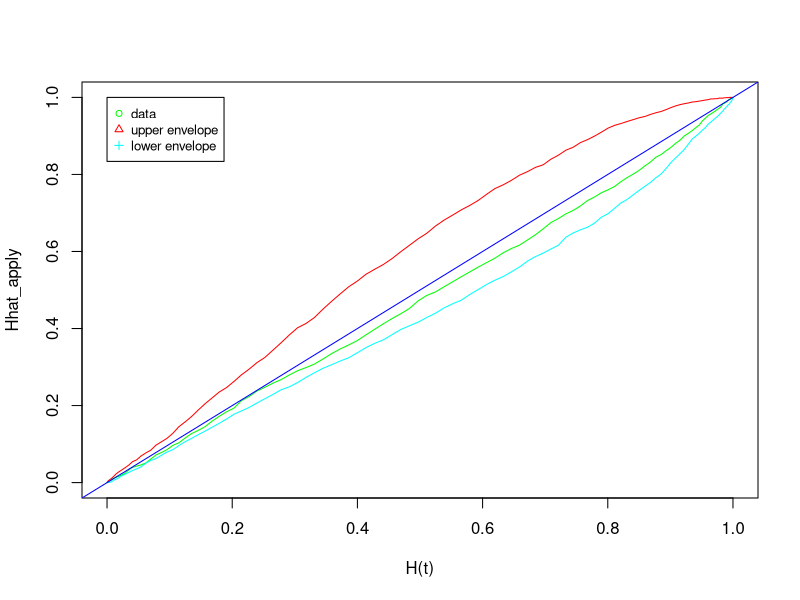
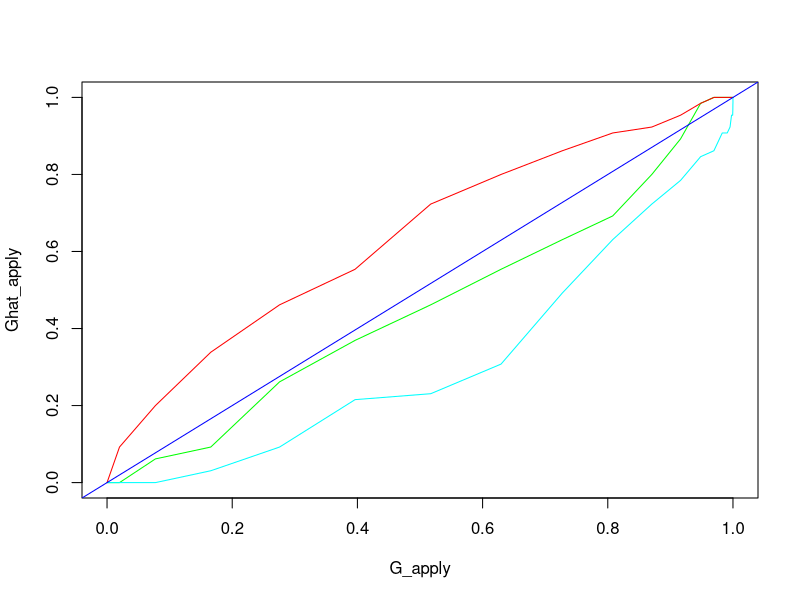
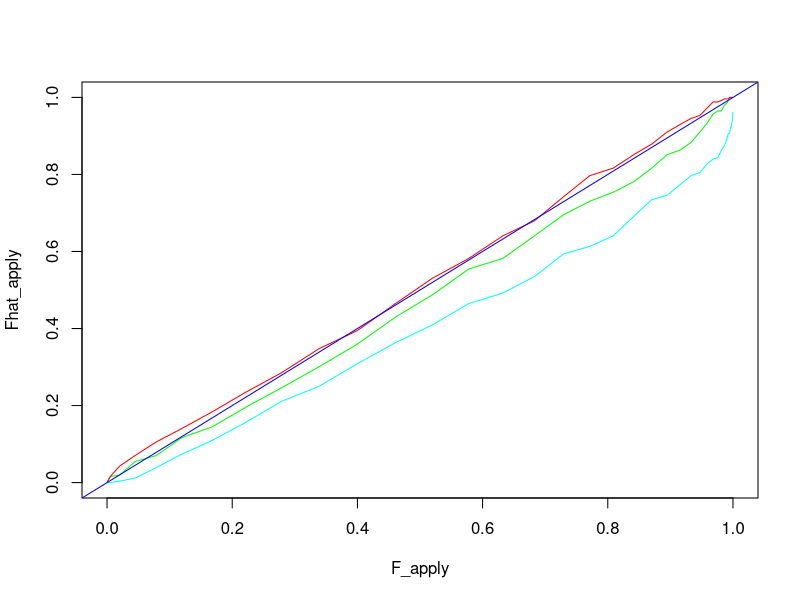

Write the R code that produced these figures, in order.
library(spatstat)
# library(attention)

jpp <- japanesepines

# plot(jpp)
n <- 65
pd <- pairdist(jpp, periodic=FALSE, method="C", squared=FALSE, metric=NULL)

# Inter-event distances

Hhat = function(t){sum(pd[lower.tri(pd)] <= t) / (n*(n-1)/2)}
H = function(t){
  if (0 <= t && t <= 1) {
    pi*t^2 - 8/3*t^3 + t^4/2
  } else if (1 < t && t <= 1.42) {
    1/3 - 2*t^2 - t^4/2 + 4*(t^2 - 1)^(1/2)*(2*t^2 + 1)/3 +2*t^2*asin(2*t^(-2) - 1)
  }
}

# pts <- rpoispp(lambda = n, win = window(jpp), nsim = 65)
# plot(pts, main = "Simulated Homogeneous Point Process", pch = 16)

dist <- seq(from = 0, to = 1.42, by = 0.01)

H_apply <- lapply(dist, H)
Hhat_apply <- lapply(dist, Hhat)

pdlist <- vector("list", length = length(dist))
pdmat <- matrix(nrow = 99, ncol = length(dist))
for (i in 1:99) {
  pts <- runifpoint(n, win=window(jpp))
  pds <- pairdist(pts, periodic=FALSE, method="C", squared=FALSE, metric=NULL)
  pdsvec <- pds[lower.tri(pds)]
  for (t in dist) {
    pdmat[i, which(dist == t)] <- sum(pdsvec <= t)
  }
}
ulist <- apply(pdmat, 2, max, simplify = TRUE) # RowMax(t(pdmat))
llist <-apply(pdmat, 2, min, simplify = TRUE)
U <- lapply(ulist, function(t) t/((n*(n-1))/2))
L <- lapply(llist, function(t) t/((n*(n-1))/2))


plot(H_apply, Hhat_apply, col='green', type='l', xlab='H(t)')
lines(H_apply, U, col='red')
lines(H_apply, L, col='cyan')
legend(x=0,y=1,c("data","upper envelope", "lower envelope"),cex=.8,col=c("green","red", "cyan"),pch=c(1,2,3))
abline(0, 1, col='blue')

# Nearest neighbour distance

Y <- vector("list", length = 65)
for (i in 1:65) {
  Y[[i]] <- min(pd[i, -i])
}
A <- 1 # I assume the area is 1
G  = function(y){1 - (1 - pi*y^2/A)^(n-1)}
Ghat = function(y){sum(Y <= y)/n}

dist <- seq(from = 0, to = 0.54, by = 0.01)
G_apply <- lapply(dist, G)
Ghat_apply <- lapply(dist, Ghat)

gpdmat <- matrix(nrow = 99, ncol = length(dist))

for (i in 1:99) {
  gpdsvec <- vector("list", length = 65)
  gpts <- runifpoint(n, win=window(jpp))
  gpds <- pairdist(gpts, periodic=FALSE, method="C", squared=FALSE, metric=NULL)
  diag(gpds) <- diag(gpds) + 1000
  # gpdsvec[[i]] <- apply(gpds[row(gpds)!=col(gpds)], 2, min, simplify = TRUE)
  gpdsvec[[i]] <- apply(gpds, 2, min, simplify = TRUE)
  # add big num to diagonal, take min
  for (y in dist) {
    gpdmat[i, which(dist == y)] <- sum(unlist(gpdsvec) <= y)
  }
}
gulist <- apply(gpdmat, 2, max, simplify = TRUE) # RowMax(t(gpdmat))
gllist <-apply(gpdmat, 2, min, simplify = TRUE)
gU <- lapply(gulist, function(t) t/n)
gL <- lapply(gllist, function(t) t/n)

plot(G_apply, Ghat_apply, col='green', type='l', xlim=c(0,1))
lines(G_apply, gU, col='red')
lines(G_apply, gL, col='cyan')
abline(0, 1, col='blue')

# Point to nearest event distances

# plot(Fest(jpp))
F <- function(z){1-exp(-pi*n*z^2/A)}

x_coords <- seq(from = 0, to = 1, by = 1/15)
y_coords <- seq(from = 0, to = 1, by = 1/15)
jpp_grid <- expand.grid(x = x_coords, y = y_coords)
jpp_grid <- as.ppp(jpp_grid, W = owin(c(0, 1), c(0, 1)))

dpdist <- nncross(jpp_grid, jpp, what='dist')

dist <- seq(from = 0, to = 0.2, by = 0.005)

Fhat <- function(z){sum(dpdist <= z)/jpp_grid$n}

F_apply <- lapply(dist, F)
Fhat_apply <- lapply(dist, Fhat)

fpdmat <- matrix(nrow = 99, ncol = length(dist))
for (i in 1:99) {
  fpts <- runifpoint(n, win=window(jpp))
  fpds <- nncross(jpp_grid, fpts, what='dist')
  for (t in dist) {
    fpdmat[i, which(dist == t)] <- sum(fpds <= t)
  }
}

fulist <- apply(fpdmat, 2, max, simplify = TRUE)
fllist <-apply(fpdmat, 2, min, simplify = TRUE)
fU <- lapply(fulist, function(t) t/jpp_grid$n)
fL <- lapply(fllist, function(t) t/jpp_grid$n)

plot(F_apply, Fhat_apply, col='green', type='l', xlim=c(0,1))
lines(F_apply, fU, col='red')
lines(F_apply, fL, col='cyan')
abline(0, 1, col='blue')

# Quadrat counts

quadrats <- quadratcount(jpp, nx = 3, ny = 3)
quadrat.test(jpp, nx=3, ny=3)
